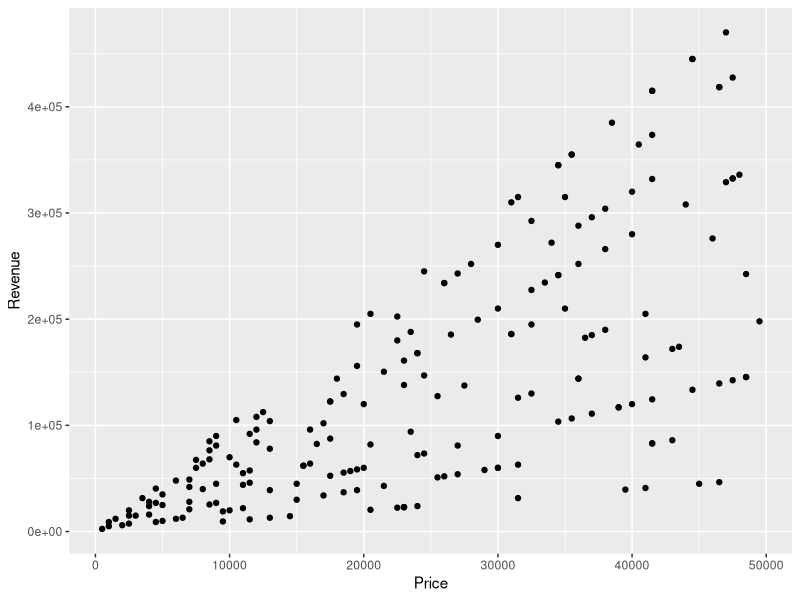
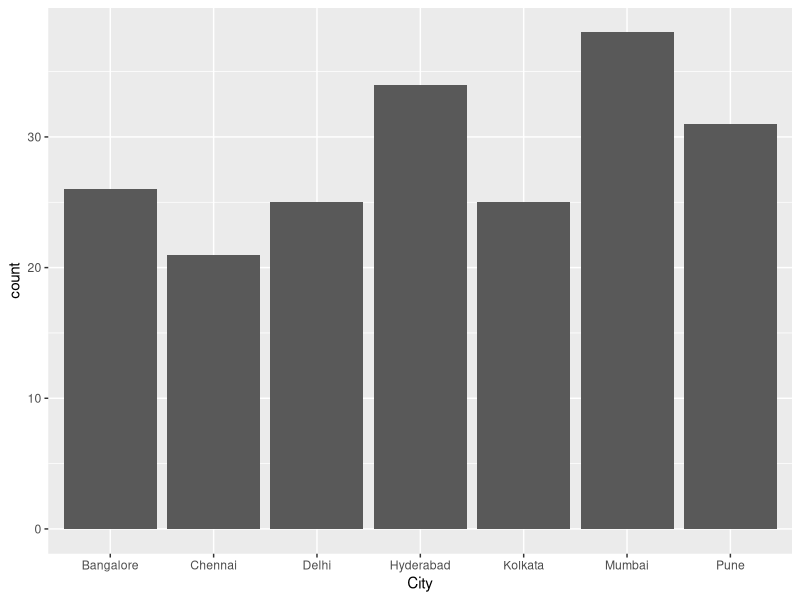
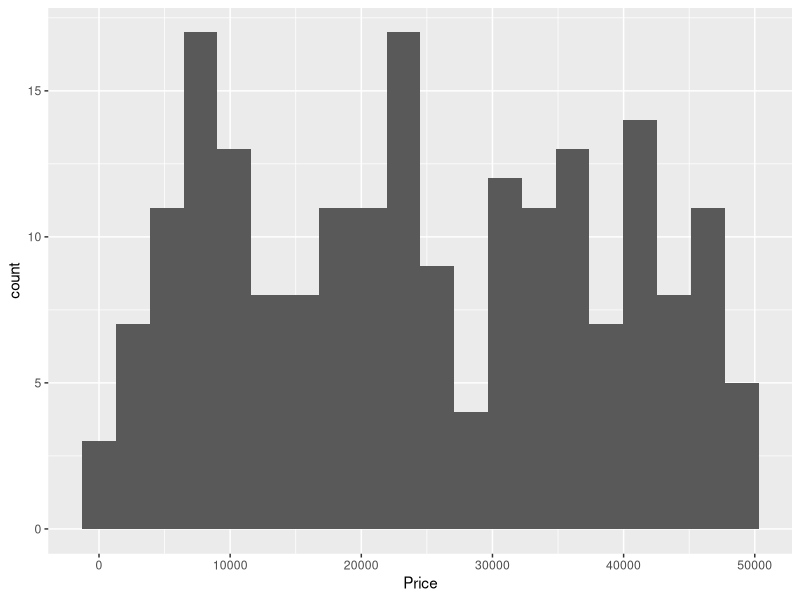
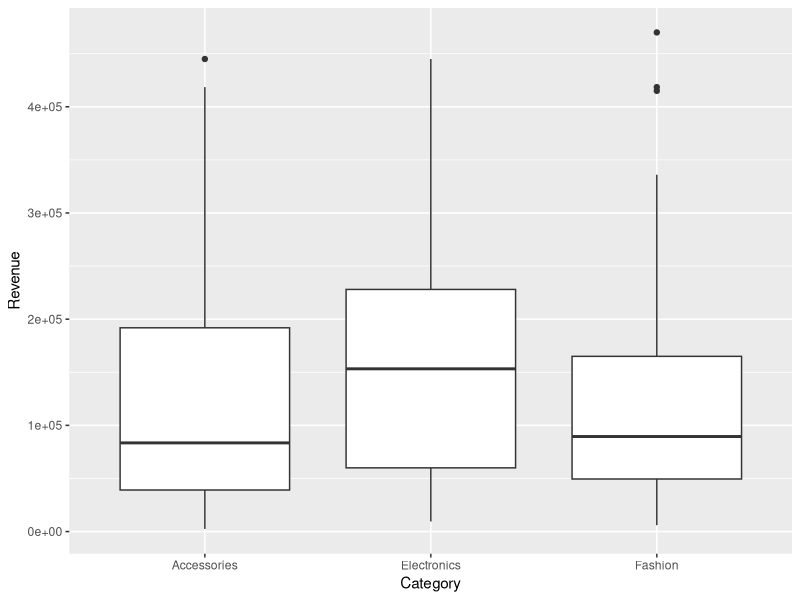
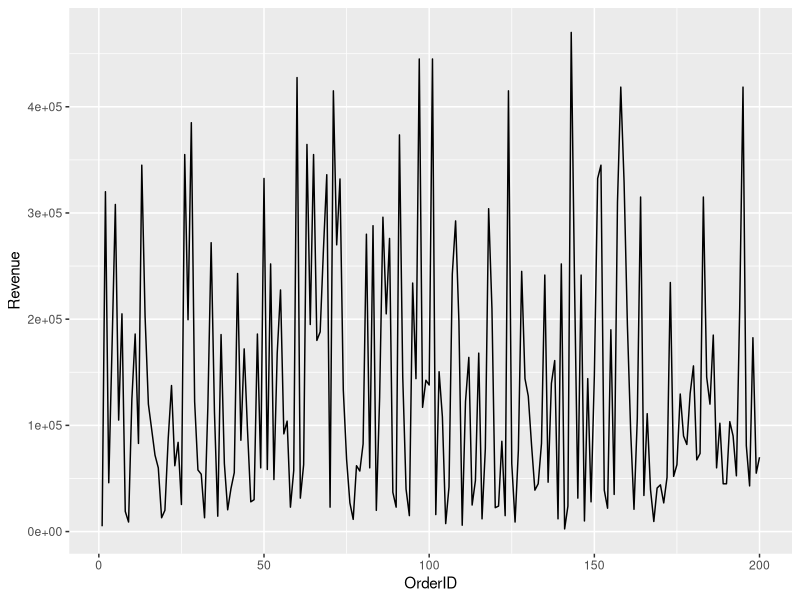
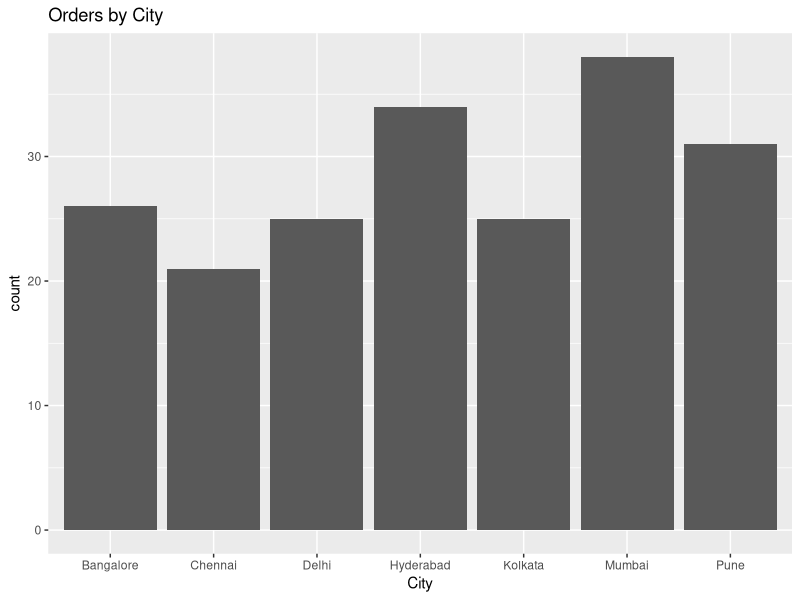
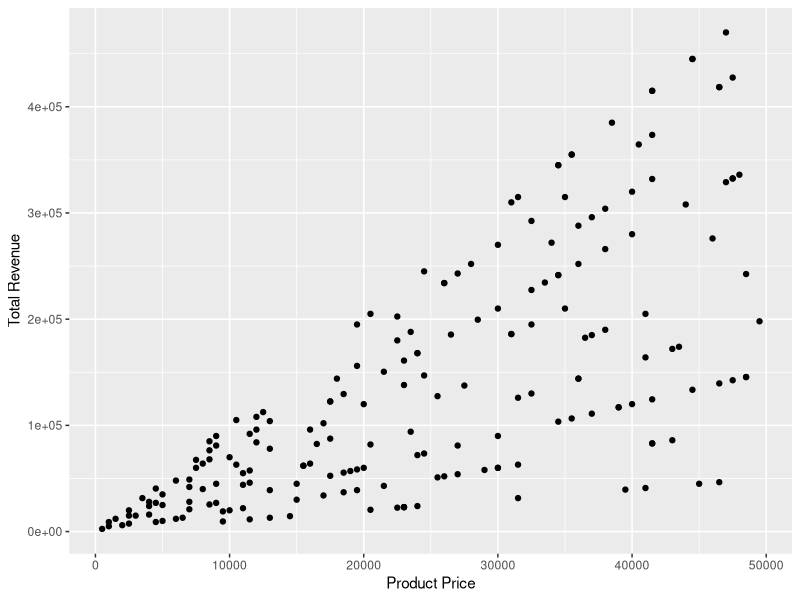
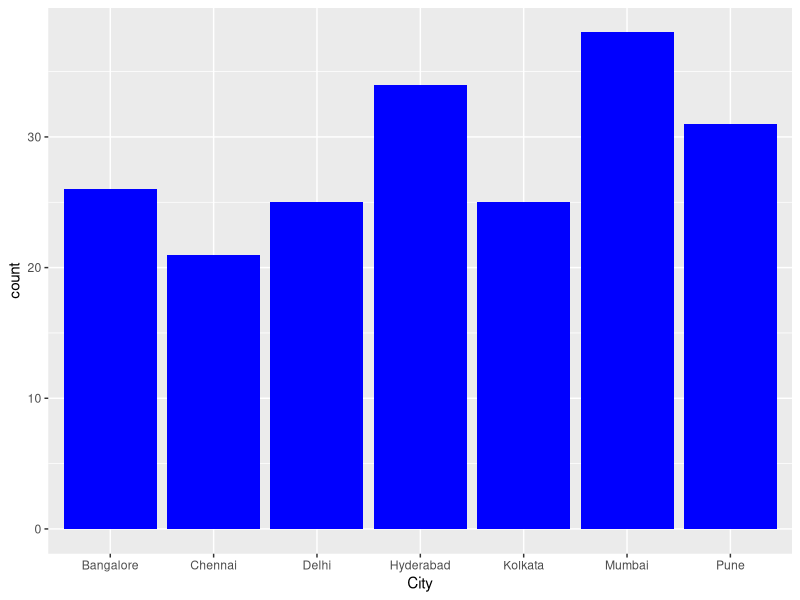

These charts were generated, in order, by the following R code:
#ASSIGNMENT NO.5: Data Visualization with ggplot2 in R 
# Install and Load Package 
install.packages("ggplot2") 
library(ggplot2) 
# ------------------------------------------------- 
# Create Dataset 
# ------------------------------------------------- 
set.seed(123) 
sales_data <- data.frame( 
  OrderID = 1:200, 
  CustomerName = sample( 
    c("Rahul","Amit","Priya","Neha","Arjun","Sneha","Rohit","Kiran","Pooja","Vikas"), 
    200, replace = TRUE 
  ), 
  City = 
    sample(c("Pune","Mumbai","Delhi","Bangalore","Hyderabad","Chennai","Kolkata"), 
           200, replace = TRUE 
    ), 
  Product = sample( 
    c("Laptop","Mobile","Tablet","Shoes", 
      "Watch","Headphones","Camera"), 
    200, 
    replace = TRUE 
  ), 
  Category = sample( 
    c("Electronics","Fashion","Accessories"), 
    200, 
    replace = TRUE 
  ), 
  Quantity = sample(1:10, 200, replace = TRUE), 
  Price = sample( 
    seq(500, 50000, 500),200,replace = TRUE), 
  Discount = sample( 
    c(0,5,10,15,20,25), 
    200, 
    replace = TRUE 
  ), 
  PaymentMethod = sample( 
    c("Cash","Card","UPI","Net Banking"), 
    200, 
    replace = TRUE 
  ) 
) 

# Create Calculated Columns 
sales_data$Revenue <- sales_data$Quantity * sales_data$Price 
sales_data$DiscountAmount <-  
  sales_data$Revenue * sales_data$Discount / 100 
sales_data$FinalAmount <-sales_data$Revenue - sales_data$DiscountAmount 

# Display First Rows 
head(sales_data) 

# ------------------------------------------------- 
# Q1) Basic ggplot Charts 
# ------------------------------------------------- 
# a) Scatter plot of Price vs Revenue 
ggplot(sales_data, aes(x = Price, y = Revenue)) + 
  geom_point() 

# b) Bar chart for City 
ggplot(sales_data, aes(x = City)) + 
  geom_bar() 

# c) Histogram of Price 
ggplot(sales_data, aes(x = Price)) + 
  geom_histogram(bins = 20) 

# d) Boxplot of Revenue by Category 
ggplot(sales_data, aes(x = Category, y = Revenue)) + 
  geom_boxplot() 

# e) Line chart for Revenue by OrderID 
ggplot(sales_data, aes(x = OrderID, y = Revenue)) + 
  geom_line() 

# ------------------------------------------------- 
# Q2) Customized Visualization 
# ------------------------------------------------- 
# a) Add title to chart 
ggplot(sales_data, aes(x = City)) + 
  geom_bar() + 
  labs(title = "Orders by City") 

# b) Change axis labels 
ggplot(sales_data, aes(x = Price, y = Revenue)) + 
  geom_point() + 
  labs(x = "Product Price", 
       y = "Total Revenue") 

# c) Change color of bars 
ggplot(sales_data, aes(x = City)) + 
  geom_bar(fill = "blue") 

# d) Change theme style 
ggplot(sales_data, aes(x = City)) + 
  geom_bar() + 
  theme_minimal() 

# e) Rotate x-axis labels 
ggplot(sales_data, aes(x = Product)) + 
  geom_bar() + 
  theme(axis.text.x = element_text(angle = 45)) 

# ------------------------------------------------- 
# Q3) Multi Variable Visualization 
# ------------------------------------------------- 
# a) Price vs Revenue colored by Category 
ggplot( 
  sales_data, 
  aes(x = Price, 
      y = Revenue, 
      color = Category) 
) + 
  geom_point() 

# b) Price vs Quantity colored by Category 
ggplot( 
  sales_data, 
  aes(x = Price, 
      y = Quantity, 
      color = Category) 
) + 
  geom_point() 

# c) Revenue vs Discount 
ggplot( 
  sales_data, 
  aes(x = Discount, 
      y = Revenue) 
) + 
  geom_point() 

# d) Top cities by revenue 
city_rev <- aggregate( 
  Revenue ~ City, 
  sales_data, 
  sum 
) 
ggplot( 
  city_rev, 
  aes(x = City, 
      y = Revenue) 
) + 
  geom_bar(stat = "identity") 

# e) Top products by sales 
product_sales <- aggregate( 
  Revenue ~ Product, 
  sales_data, 
  sum 
) 
ggplot( 
  product_sales, 
  aes(x = Product, 
      y = Revenue) 
) + 
  geom_bar(stat = "identity") 

# ------------------------------------------------- 
# Q4) Bar Chart Scatter Plot Histogram 
# ------------------------------------------------- 
# a) Number of orders per city 
ggplot(sales_data, aes(x = City)) + 
  geom_bar() 

# b) Price vs Revenue 
ggplot( 
  sales_data, 
  aes(x = Price, 
      y = Revenue) 
) + 
  geom_point() 

# c) Quantity vs Revenue 
ggplot( 
  sales_data, 
  aes(x = Quantity, 
      y = Revenue) 
) + 
  geom_point() 

# d) Distribution of Quantity 
ggplot( 
  sales_data, 
  aes(x = Quantity) 
) + 
  geom_histogram(bins = 10) 

# e) Histogram by Category 
ggplot( 
  sales_data, 
  aes(x = Revenue, 
      fill = Category) 
) + 
  geom_histogram(bins = 20) 

# ------------------------------------------------- 
# Q5) Box Plot Line Chart Faceted Chart 
# ------------------------------------------------- 
# a) Revenue by Category 
ggplot( 
  sales_data, 
  aes(x = Category, 
      y = Revenue) 
) + 
  geom_boxplot() 

# b) Price by Product 
ggplot( 
  sales_data, 
  aes(x = Product, 
      y = Price) 
) + 
  geom_boxplot() 

# c) Revenue trend by OrderID 
ggplot( 
  sales_data, 
  aes(x = OrderID, 
      y = Revenue) 
) + 
  geom_line() 

# d) Discount trend 
ggplot( 
  sales_data, 
  aes(x = OrderID, 
      y = Discount) 
) + 
  geom_line() 

# e) City orders by category 
ggplot( 
  sales_data, 
  aes(x = City) 
) + 
  geom_bar() + 
  facet_wrap(~Category)
